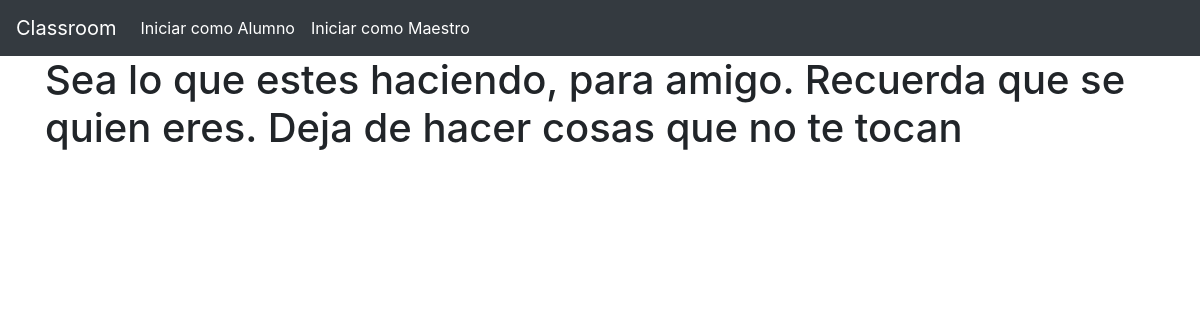
The page /tareas/2 (signed in) on the database as committed earlier.
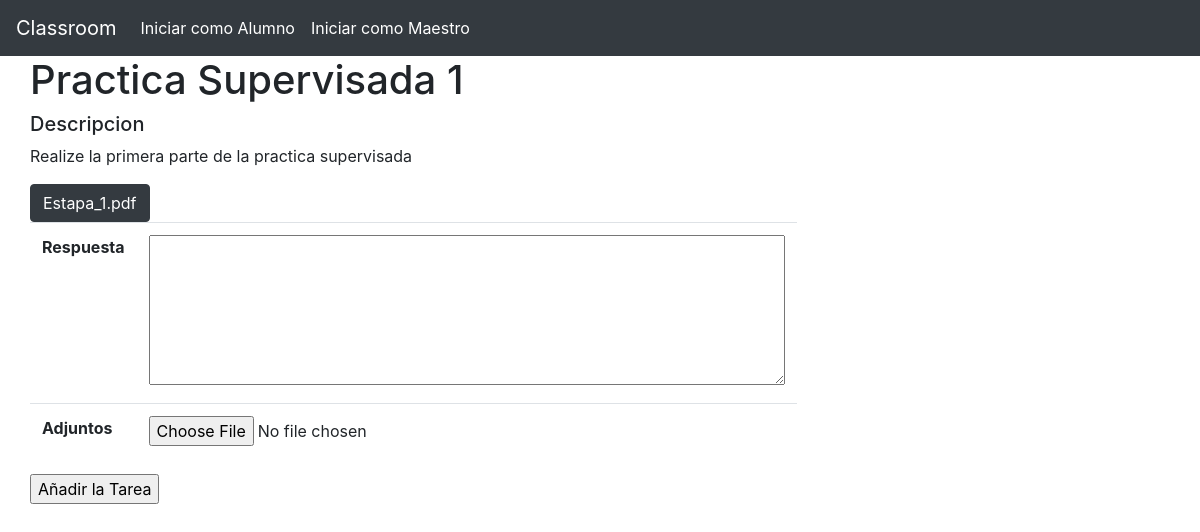
The same page on the database as committed later.
### app.py (models this page shows)
class Tareas(db.Model):
    Id                = db.Column(db.Integer, primary_key=True)
    IdClase           = db.Column(db.Integer, db.ForeignKey('clases.Id'), nullable=False)
    Titulo            = db.Column(db.String(30), nullable=False)
    Descripcion       = db.Column(db.String(120), nullable=False)
    PathAdjuntos      = db.Column(db.String(50), nullable=False)
    entregas          = db.relationship("Entregas", backref="tareasEntregadas")

### app.py (the view)
@app.route("/tareas/<int:idTarea>", methods=["POST", "GET"])
def ResolverTareas(idTarea):
    if not "type" in session:
        flash("Cuidado mano, que tengo tu ip")
        return redirect("/")
    if session["type"] != "Alumno":
        flash("Cuidado mano, que tengo tu ip")
        return redirect("/")
    if request.method == "POST":
        return redirect("/tareas")
    else:
        tarea = Tareas.query.get(idTarea)
        return render_template("realizarTarea.html", tarea=tarea)

### templates/realizarTarea.html (shortened to what this page needs)
{% extends "base.html" %}
{% block contenido %}
{% if tarea %}
<div class="row">
    <h1>{{ tarea.Titulo }}</h1>
</div>
<div class="row">
    <h5>Descripcion</h5>
</div>
<div class="row">
    <p>
         {{ tarea.Descripcion }}
    </p>
</div>
<div class="row">
    {% if tarea.PathAdjuntos != "SinArchivo"%}
       <a href="/file/{{ tarea.PathAdjuntos }}" class="btn btn-dark">{{ tarea.PathAdjuntos }}</a>
    {% endif %}
</div>
<div class="row">
    <form action="/tareas/{{ tarea.Id }}" method="post" enctype="multipart/form-data">
        <table class="table">
                <th>Respuesta</th>
                <th><textarea rows="6" cols="60" name="respuesta"></textarea></th>
            <tr>
                <th>Adjuntos</th>
                <th><input type="file" name="file"/></th>
            </tr>
        </table>
        <input type="submit" value="Añadir la Tarea" id="boton" />
    </form>
</div>
{% else %}
<h1>Sea lo que estes haciendo, para amigo. Recuerda que se quien eres. Deja de hacer cosas que no te tocan</h1>
{% endif %}
{% endblock %}

Rows that differ between the two databases and show on the page:
added Tareas: Titulo "Practica Supervisada 1", Descripcion "Realize la primera parte de la practica supervisada", PathAdjuntos "Estapa_1.pdf"
Other text that changed with them:
form field value: (not shown) → "Añadir la Tarea"
text no longer shown: "Sea lo que estes haciendo, para amigo. Recuerda que se quien eres. Deja de hacer cosas que no te tocan"
text now shown: "Descripcion Respuesta Adjuntos"
